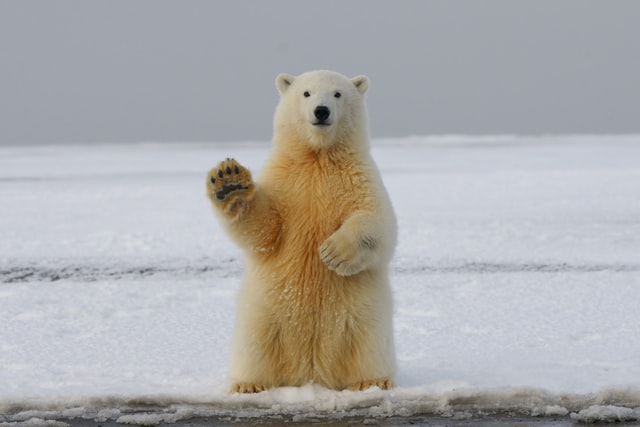
#> input picture bear.jpg, 640 x 427 px
$ python baseFunction.py
#> lines starting #> are read from the running program, lines starting #| are printed output that depends on the picture; after the words box and inside, x2 and y2 are one past the last pixel; in counts of white or black regions, pixels touching at a corner belong together
import cv2
import  numpy as np


img = cv2.imread('bear.jpg')
#> img is the input picture: shape (427, 640, 3); mean B, G, R 171.1, 171.2, 172.4
if img is None:
    print('读取失败，请检查路径')

kernel = np.ones((5,5),np.uint8)

img_gray = cv2.cvtColor(img,cv2.COLOR_BGR2GRAY)
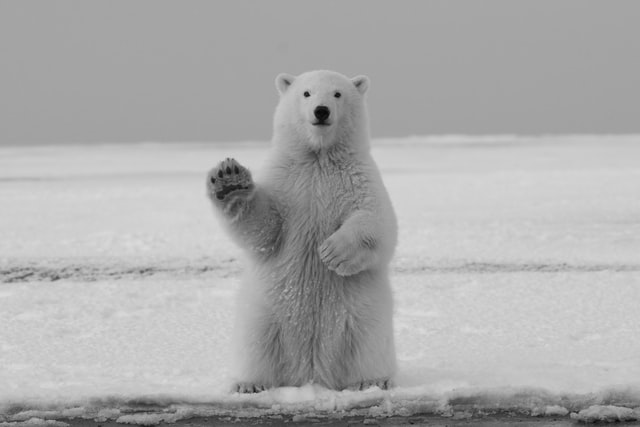
#> img_gray: shape (427, 640); min 3, max 219, mean 171.6
img_blur = cv2.GaussianBlur(img,(5,5),3)
img_canny = cv2.Canny(img,100,100)
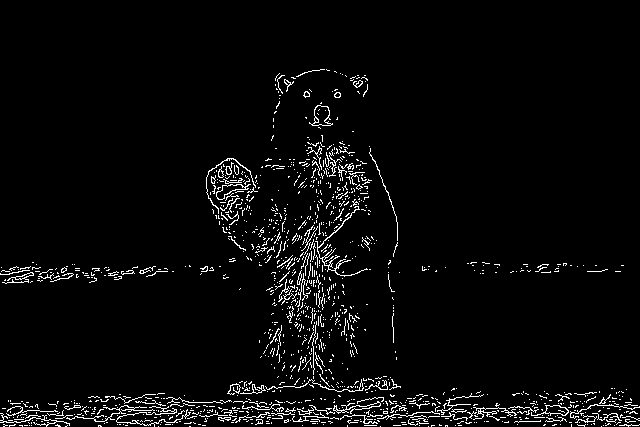
#> img_canny: shape (427, 640); 3.7% white in thin lines or dots, all inside (x1, y1, x2, y2) = (0, 69, 640, 427)
img_dilation = cv2.dilate(img_canny,kernel,iterations=1)
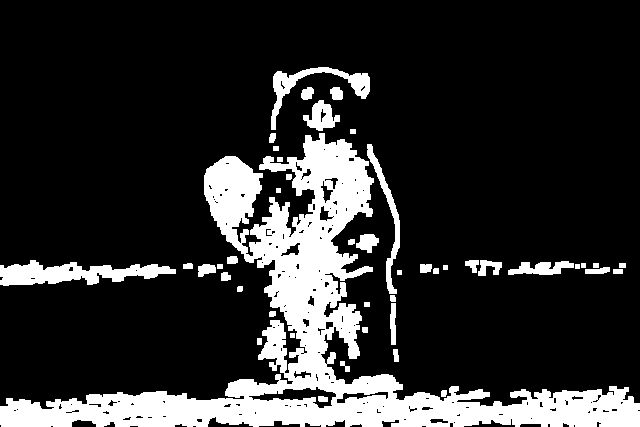
#> img_dilation: shape (427, 640); 18.1% white; 45 white regions, largest, box (x1, y1, x2, y2) and area: (0, 133, 640, 427) 40696, (0, 260, 176, 286) 2534, (271, 67, 370, 130) 1347
img_erode = cv2.erode(img_dilation,kernel,iterations=1)
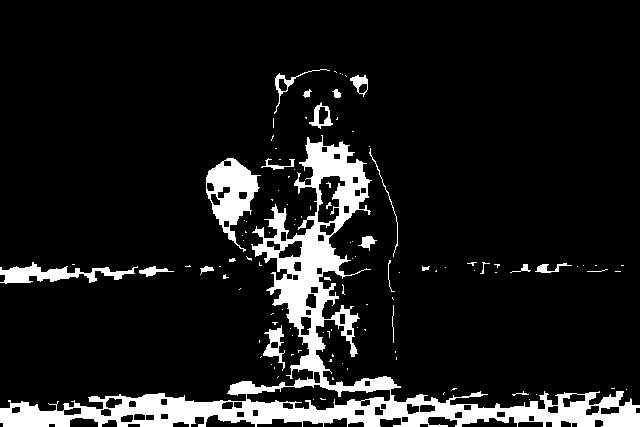
#> img_erode: shape (427, 640); 10.5% white; 111 white regions (86 under 20 px), largest, box (x1, y1, x2, y2) and area: (0, 135, 640, 427) 22812, (206, 158, 261, 252) 2313, (0, 262, 138, 284) 1241

img_resized = cv2.resize(img,(500,300))
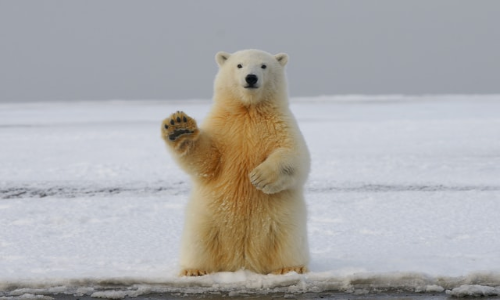
#> img_resized: shape (300, 500, 3); mean B, G, R 171, 171.1, 172.3
img_cropped = img[50:250,200:400]
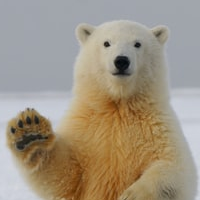
#> img_cropped: shape (200, 200, 3); mean B, G, R 130.2, 148.2, 160.2

cv2.imshow('origin',img)

'''
cv2.imshow('gray',img_gray)
cv2.imshow('blur',img_blur)
cv2.imshow('canny',img_canny)
cv2.imshow('dilation',img_dilation)
cv2.imshow('erode',img_erode)
'''
cv2.imshow('resized',img_resized)
cv2.imshow('cropped',img_cropped)

cv2.waitKey(0)
cv2.destroyAllWindows()
